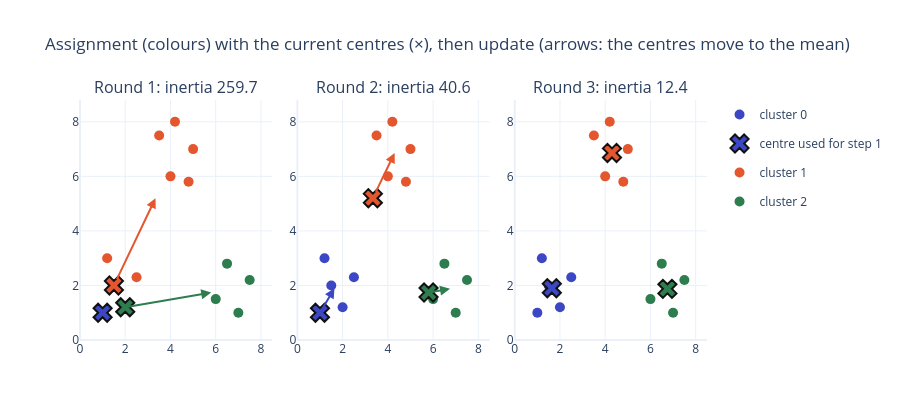

Notebook source saved alongside this figure:
### Code cell
fig = make_subplots(rows=1, cols=len(history), horizontal_spacing=0.04,
                    subplot_titles=[f"Round {r + 1}: inertia {h['inertia']:.1f}" for r, h in enumerate(history)])
for r, h in enumerate(history):
    for k in range(3):
        part = points[h["labels"] == k]
        fig.add_trace(go.Scatter(x=part[:, 0], y=part[:, 1], mode="markers", name=f"cluster {k}",
                                 marker=dict(color=COLORS[k], size=10), legendgroup=str(k), showlegend=(r == 0)),
                      row=1, col=r + 1)
        old, new = h["centres"][k], h["new_centres"][k]
        fig.add_trace(go.Scatter(x=[old[0]], y=[old[1]], mode="markers", name="centre used for step 1",
                                 marker=dict(symbol="x", size=16, color=COLORS[k], line=dict(width=2, color="#111111")),
                                 legendgroup="c", showlegend=(r == 0 and k == 0)), row=1, col=r + 1)
        fig.add_annotation(x=new[0], y=new[1], ax=old[0], ay=old[1], xref=f"x{r + 1}", yref=f"y{r + 1}",
                           axref=f"x{r + 1}", ayref=f"y{r + 1}", showarrow=True, arrowhead=2, arrowwidth=2,
                           arrowcolor=COLORS[k])
fig.update_xaxes(range=[0, 8.5])
fig.update_yaxes(range=[0, 8.8])
fig.update_layout(height=420, title="Assignment (colours) with the current centres (×), then update (arrows: the centres move to the mean)")
fig.show()

### Figure 1 — Plotly figure (JSON) as saved in the notebook; plotly's stock layout.template omitted (floating-point values rounded to 4 significant figures)
{"data": [{"legendgroup": "0", "marker": {"color": "#3B47C4", "size": 10}, "mode": "markers", "name": "cluster 0", "showlegend": true, "type": "scatter", "x": [1.0], "xaxis": "x", "y": [1.0], "yaxis": "y"}, {"legendgroup": "c", "marker": {"color": "#3B47C4", "line": {"color": "#111111", "width": 2}, "size": 16, "symbol": "x"}, "mode": "markers", "name": "centre used for step 1", "showlegend": true, "type": "scatter", "x": [1.0], "xaxis": "x", "y": [1.0], "yaxis": "y"}, {"legendgroup": "1", "marker": {"color": "#E4572E", "size": 10}, "mode": "markers", "name": "cluster 1", "showlegend": true, "type": "scatter", "x": [1.5, 2.5, 1.2, 4.0, 5.0, 3.5, 4.8, 4.2], "xaxis": "x", "y": [2.0, 2.3, 3.0, 6.0, 7.0, 7.5, 5.8, 8.0], "yaxis": "y"}, {"legendgroup": "c", "marker": {"color": "#E4572E", "line": {"color": "#111111", "width": 2}, "size": 16, "symbol": "x"}, "mode": "markers", "name": "centre used for step 1", "showlegend": false, "type": "scatter", "x": [1.5], "xaxis": "x", "y": [2.0], "yaxis": "y"}, {"legendgroup": "2", "marker": {"color": "#2E7D4F", "size": 10}, "mode": "markers", "name": "cluster 2", "showlegend": true, "type": "scatter", "x": [2.0, 6.0, 7.0, 7.5, 6.5], "xaxis": "x", "y": [1.2, 1.5, 1.0, 2.2, 2.8], "yaxis": "y"}, {"legendgroup": "c", "marker": {"color": "#2E7D4F", "line": {"color": "#111111", "width": 2}, "size": 16, "symbol": "x"}, "mode": "markers", "name": "centre used for step 1", "showlegend": false, "type": "scatter", "x": [2.0], "xaxis": "x", "y": [1.2], "yaxis": "y"}, {"legendgroup": "0", "marker": {"color": "#3B47C4", "size": 10}, "mode": "markers", "name": "cluster 0", "showlegend": false, "type": "scatter", "x": [1.0, 1.5, 2.0, 2.5, 1.2], "xaxis": "x2", "y": [1.0, 2.0, 1.2, 2.3, 3.0], "yaxis": "y2"}, {"legendgroup": "c", "marker": {"color": "#3B47C4", "line": {"color": "#111111", "width": 2}, "size": 16, "symbol": "x"}, "mode": "markers", "name": "centre used for step 1", "showlegend": false, "type": "scatter", "x": [1.0], "xaxis": "x2", "y": [1.0], "yaxis": "y2"}, {"legendgroup": "1", "marker": {"color": "#E4572E", "size": 10}, "mode": "markers", "name": "cluster 1", "showlegend": false, "type": "scatter", "x": [4.0, 5.0, 3.5, 4.8, 4.2], "xaxis": "x2", "y": [6.0, 7.0, 7.5, 5.8, 8.0], "yaxis": "y2"}, {"legendgroup": "c", "marker": {"color": "#E4572E", "line": {"color": "#111111", "width": 2}, "size": 16, "symbol": "x"}, "mode": "markers", "name": "centre used for step 1", "showlegend": false, "type": "scatter", "x": [3.337], "xaxis": "x2", "y": [5.2], "yaxis": "y2"}, {"legendgroup": "2", "marker": {"color": "#2E7D4F", "size": 10}, "mode": "markers", "name": "cluster 2", "showlegend": false, "type": "scatter", "x": [6.0, 7.0, 7.5, 6.5], "xaxis": "x2", "y": [1.5, 1.0, 2.2, 2.8], "yaxis": "y2"}, {"legendgroup": "c", "marker": {"color": "#2E7D4F", "line": {"color": "#111111", "width": 2}, "size": 16, "symbol": "x"}, "mode": "markers", "name": "centre used for step 1", "showlegend": false, "type": "scatter", "x": [5.8], "xaxis": "x2", "y": [1.74], "yaxis": "y2"}, {"legendgroup": "0", "marker": {"color": "#3B47C4", "size": 10}, "mode": "markers", "name": "cluster 0", "showlegend": false, "type": "scatter", "x": [1.0, 1.5, 2.0, 2.5, 1.2], "xaxis": "x3", "y": [1.0, 2.0, 1.2, 2.3, 3.0], "yaxis": "y3"}, {"legendgroup": "c", "marker": {"color": "#3B47C4", "line": {"color": "#111111", "width": 2}, "size": 16, "symbol": "x"}, "mode": "markers", "name": "centre used for step 1", "showlegend": false, "type": "scatter", "x": [1.64], "xaxis": "x3", "y": [1.9], "yaxis": "y3"}, {"legendgroup": "1", "marker": {"color": "#E4572E", "size": 10}, "mode": "markers", "name": "cluster 1", "showlegend": false, "type": "scatter", "x": [4.0, 5.0, 3.5, 4.8, 4.2], "xaxis": "x3", "y": [6.0, 7.0, 7.5, 5.8, 8.0], "yaxis": "y3"}, {"legendgroup": "c", "marker": {"color": "#E4572E", "line": {"color": "#111111", "width": 2}, "size": 16, "symbol": "x"}, "mode": "markers", "name": "centre used for step 1", "showlegend": false, "type": "scatter", "x": [4.3], "xaxis": "x3", "y": [6.86], "yaxis": "y3"}, {"legendgroup": "2", "marker": {"color": "#2E7D4F", "size": 10}, "mode": "markers", "name": "cluster 2", "showlegend": false, "type": "scatter", "x": [6.0, 7.0, 7.5, 6.5], "xaxis": "x3", "y": [1.5, 1.0, 2.2, 2.8], "yaxis": "y3"}, {"legendgroup": "c", "marker": {"color": "#2E7D4F", "line": {"color": "#111111", "width": 2}, "size": 16, "symbol": "x"}, "mode": "markers", "name": "centre used for step 1", "showlegend": false, "type": "scatter", "x": [6.75], "xaxis": "x3", "y": [1.875], "yaxis": "y3"}], "layout": {"annotations": [{"font": {"size": 16}, "showarrow": false, "text": "Round 1: inertia 259.7", "x": 0.1533, "xanchor": "center", "xref": "paper", "y": 1.0, "yanchor": "bottom", "yref": "paper"}, {"font": {"size": 16}, "showarrow": false, "text": "Round 2: inertia 40.6", "x": 0.5, "xanchor": "center", "xref": "paper", "y": 1.0, "yanchor": "bottom", "yref": "paper"}, {"font": {"size": 16}, "showarrow": false, "text": "Round 3: inertia 12.4", "x": 0.8467, "xanchor": "center", "xref": "paper", "y": 1.0, "yanchor": "bottom", "yref": "paper"}, {"arrowcolor": "#3B47C4", "arrowhead": 2, "arrowwidth": 2, "ax": 1.0, "axref": "x", "ay": 1.0, "ayref": "y", "showarrow": true, "x": 1.0, "xref": "x", "y": 1.0, "yref": "y"}, {"arrowcolor": "#E4572E", "arrowhead": 2, "arrowwidth": 2, "ax": 1.5, "axref": "x", "ay": 2.0, "ayref": "y", "showarrow": true, "x": 3.337, "xref": "x", "y": 5.2, "yref": "y"}, {"arrowcolor": "#2E7D4F", "arrowhead": 2, "arrowwidth": 2, "ax": 2.0, "axref": "x", "ay": 1.2, "ayref": "y", "showarrow": true, "x": 5.8, "xref": "x", "y": 1.74, "yref": "y"}, {"arrowcolor": "#3B47C4", "arrowhead": 2, "arrowwidth": 2, "ax": 1.0, "axref": "x2", "ay": 1.0, "ayref": "y2", "showarrow": true, "x": 1.64, "xref": "x2", "y": 1.9, "yref": "y2"}, {"arrowcolor": "#E4572E", "arrowhead": 2, "arrowwidth": 2, "ax": 3.337, "axref": "x2", "ay": 5.2, "ayref": "y2", "showarrow": true, "x": 4.3, "xref": "x2", "y": 6.86, "yref": "y2"}, {"arrowcolor": "#2E7D4F", "arrowhead": 2, "arrowwidth": 2, "ax": 5.8, "axref": "x2", "ay": 1.74, "ayref": "y2", "showarrow": true, "x": 6.75, "xref": "x2", "y": 1.875, "yref": "y2"}, {"arrowcolor": "#3B47C4", "arrowhead": 2, "arrowwidth": 2, "ax": 1.64, "axref": "x3", "ay": 1.9, "ayref": "y3", "showarrow": true, "x": 1.64, "xref": "x3", "y": 1.9, "yref": "y3"}, {"arrowcolor": "#E4572E", "arrowhead": 2, "arrowwidth": 2, "ax": 4.3, "axref": "x3", "ay": 6.86, "ayref": "y3", "showarrow": true, "x": 4.3, "xref": "x3", "y": 6.86, "yref": "y3"}, {"arrowcolor": "#2E7D4F", "arrowhead": 2, "arrowwidth": 2, "ax": 6.75, "axref": "x3", "ay": 1.875, "ayref": "y3", "showarrow": true, "x": 6.75, "xref": "x3", "y": 1.875, "yref": "y3"}], "height": 420, "title": {"text": "Assignment (colours) with the current centres (×), then update (arrows: the centres move to the mean)"}, "xaxis": {"anchor": "y", "domain": [0.0, 0.3067], "range": [0, 8.5]}, "xaxis2": {"anchor": "y2", "domain": [0.3467, 0.6533], "range": [0, 8.5]}, "xaxis3": {"anchor": "y3", "domain": [0.6933, 1.0], "range": [0, 8.5]}, "yaxis": {"anchor": "x", "domain": [0.0, 1.0], "range": [0, 8.8]}, "yaxis2": {"anchor": "x2", "domain": [0.0, 1.0], "range": [0, 8.8]}, "yaxis3": {"anchor": "x3", "domain": [0.0, 1.0], "range": [0, 8.8]}}}
